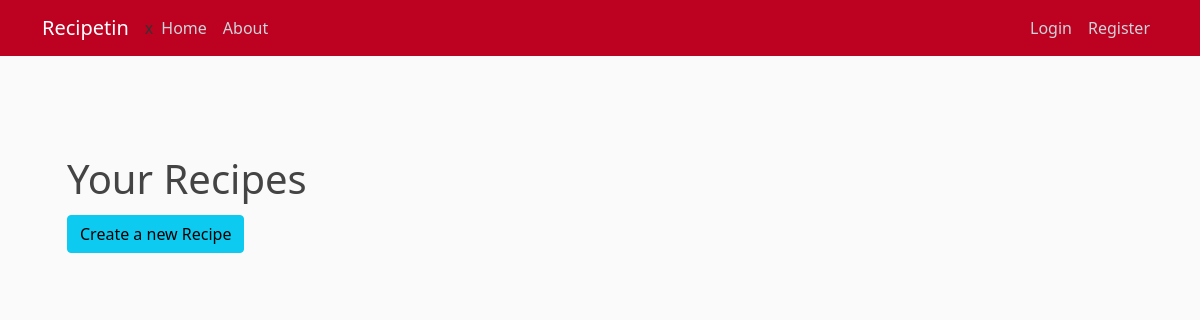
The page /recipe/user/vaarunx/ on the database as committed earlier.
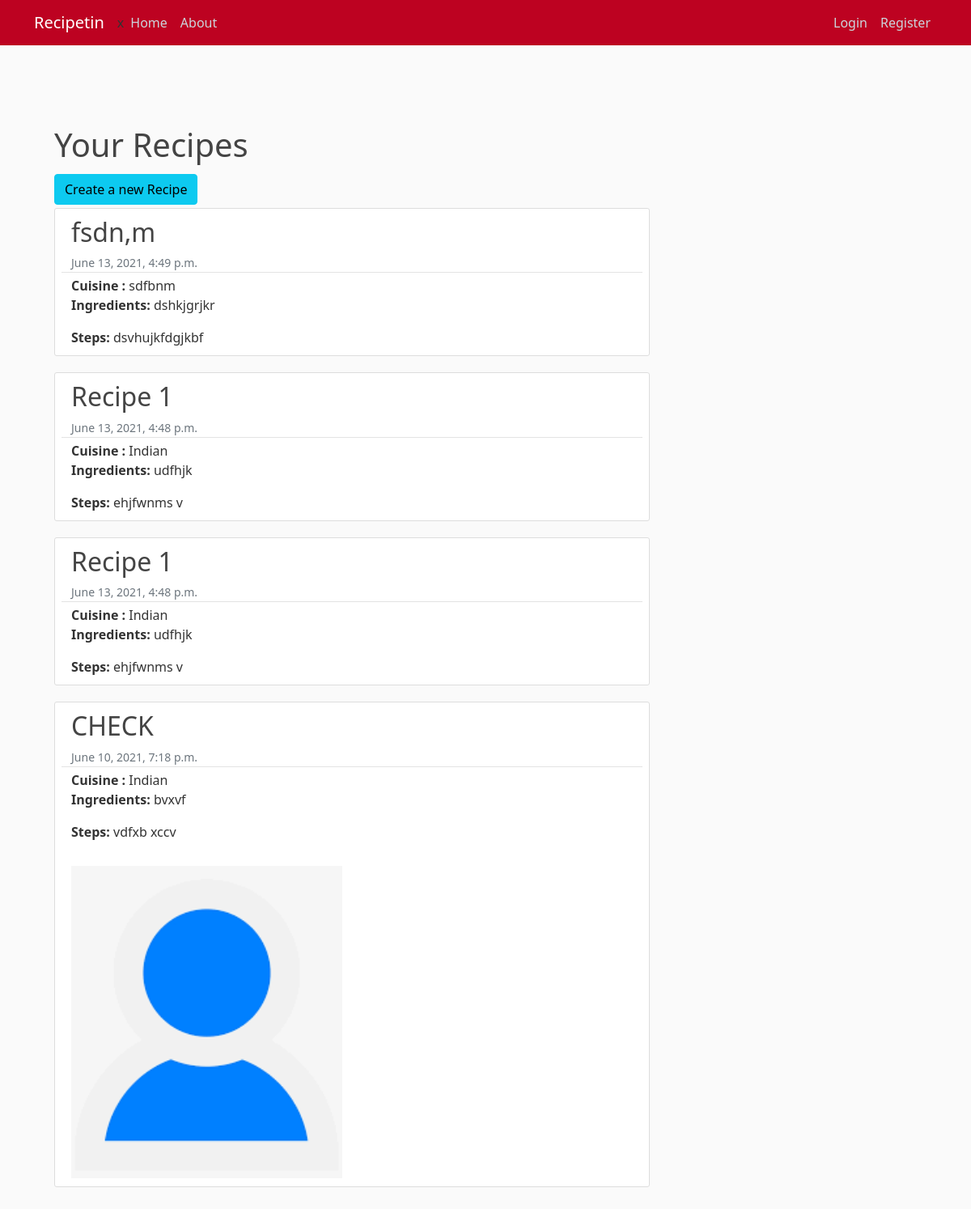
The same page on the database as committed later.
### recipe/models.py (models this page shows, shortened)
class Recipe(models.Model):
    name = models.CharField(max_length=100)
    cuisine = models.CharField(max_length=100)
    ingredients = models.TextField(null= True)
    steps = models.TextField(null= True)
    datePosted = models.DateTimeField(default=timezone.now)
    image = models.ImageField(upload_to = 'food_pics' , null = True)
    author = models.ForeignKey(User , on_delete= models.CASCADE)

### recipe/views.py (the view)
# urls.py: path('user/<str:username>/', RecipeListView.as_view() , name = "recipe-home"),
class RecipeListView(ListView):
    model = Recipe
    template_name = 'recipe/recipePage.html'
    context_object_name = "all_recipes"
    ordering = ['-datePosted']
    def get_queryset(self):
        user = get_object_or_404(User , username= self.kwargs.get('username'))
        return Recipe.objects.filter(author = user).order_by('-datePosted')

### recipe/templates/recipe/recipePage.html
{% extends "CookingApp/main.html" %}
{% load crispy_forms_tags %}
{% block content %}
<div class = "media">
    <div class = "media-body">
        <h2 class="account-heading">Your Recipes</h2>
        <a class = "btn btn-info  mt-1 mb-1 " href = "{% url 'recipe-create' %}"> Create a new Recipe </a>
        {% for recipe in all_recipes %}
            <div class = "content-section">
                <div class="article-metadata row">
                    <h2><a class="article-title" href="{%url 'recipe-detail' recipe.id %}">{{ recipe.name}}</a></h2>
                    <small class="text-muted col-sm">{{ recipe.datePosted }}</small>
                </div>
                <b>Cuisine :</b> {{recipe.cuisine}}
                <p class="article-content"><b>Ingredients:</b> {{recipe.ingredients}}</p>
               <b>Steps:</b> {{recipe.steps}}
               {% if recipe.image %}
               <div class = "row"> <img class="img-fluid  float-left" id ="Recipeimg" src = "{{recipe.image.url}}" > </div>
               {% endif %}
            </div>
            {% endfor %}
{% endblock content %}

Rows that differ between the two databases and show on the page:
added Recipe: name "fsdn,m", datePosted "June 13, 2021, 4:49 p.m.", cuisine "sdfbnm", ingredients "dshkjgrjkr", steps "dsvhujkfdgjkbf"
added Recipe: name "Recipe 1", datePosted "June 13, 2021, 4:48 p.m.", cuisine "Indian", ingredients "udfhjk", steps "ehjfwnms v"
added Recipe: name "Recipe 1", datePosted "June 13, 2021, 4:48 p.m.", cuisine "Indian", ingredients "udfhjk", steps "ehjfwnms v"
added Recipe: name "CHECK", datePosted "June 10, 2021, 7:18 p.m.", cuisine "Indian", ingredients "bvxvf", steps "vdfxb xccv", image (placeholder picture)
